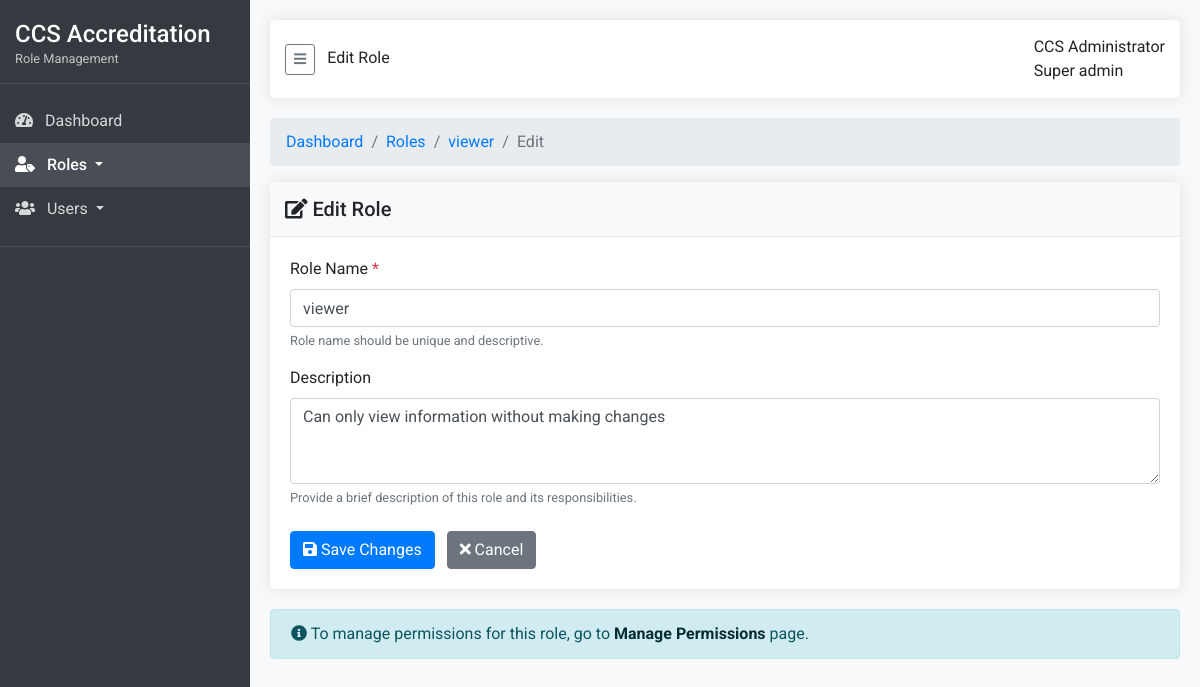
Screenshot of /admin/modules/roles/edit.php?id=5 (signed in) with the database file from the repository.
### tables this page shows
CREATE TABLE IF NOT EXISTS roles (
    id INT AUTO_INCREMENT PRIMARY KEY,
    name VARCHAR(50) NOT NULL UNIQUE,
    description TEXT,
    created_at TIMESTAMP DEFAULT CURRENT_TIMESTAMP,
    updated_at TIMESTAMP DEFAULT CURRENT_TIMESTAMP ON UPDATE CURRENT_TIMESTAMP
);

### admin/includes/functions.php (called while the page is built, shortened)
<?php
function hasRole($roleName) {
    global $conn;
    try {
        $query = "SELECT role FROM admin_users WHERE id = ?";
        $stmt = $conn->prepare($query);
        $stmt->bind_param("i", $_SESSION['admin_id']);
        $stmt->execute();
        $result = $stmt->get_result();
        if ($result && $result->num_rows > 0) {
            $userData = $result->fetch_assoc();
            return $userData['role'] === $roleName;
        }
    } catch (Exception $e) {
        error_log("Error in hasRole function: " . $e->getMessage());
    }
    return false;
}
function hasPermission($permission) {
    global $conn;
    if (hasRole('super_admin')) {
        return true;
    }
    $userId = $_SESSION['admin_id'];
    $query = "SELECT p.name FROM permissions p
              JOIN role_permissions rp ON p.id = rp.permission_id
              JOIN user_roles ur ON rp.role_id = ur.role_id
              WHERE ur.user_id = ? AND p.name = ?";
    $stmt = $conn->prepare($query);
    $stmt->bind_param("is", $userId, $permission);
    $stmt->execute();
    $result = $stmt->get_result();
    return $result->num_rows > 0;
}
?>

### admin/modules/roles/edit.php (the view, shortened to what this page needs)
<?php
require_once '../../includes/config.php';
require_once '../../includes/functions.php';
$roleId = intval($_GET['id']);
$query = "SELECT * FROM roles WHERE id = ?";
$stmt = $conn->prepare($query);
$stmt->bind_param("i", $roleId);
$stmt->execute();
$result = $stmt->get_result();
$role = $result->fetch_assoc();
?>
<!DOCTYPE html>
<html lang="en">
<head>
    <link rel="stylesheet" href="https://cdnjs.cloudflare.com/ajax/libs/font-awesome/5.15.4/css/all.min.css">
    <link rel="stylesheet" href="https://cdn.jsdelivr.net/npm/bootstrap@4.6.0/dist/css/bootstrap.min.css">
</head>
<body>
    <nav class="sidebar">
        <div class="sidebar-header">
            <h3>CCS Accreditation</h3>
            <p>Role Management</p>
        </div>
        <ul class="list-unstyled components">
            <li>
                <a href="../../dashboard.php">
                    <i class="fas fa-tachometer-alt mr-2"></i> Dashboard
                </a>
            </li>
            <?php if (hasPermission('view_roles') || hasPermission('add_role') || hasPermission('manage_permissions')): ?>
            <li class="active">
                <a href="#rolesSubmenu" data-toggle="collapse" aria-expanded="false" class="dropdown-toggle">
                    <i class="fas fa-user-tag mr-2"></i> Roles
                </a>
            </li>
            <?php endif; ?>
            <?php if (hasPermission('view_users') || hasPermission('add_user')): ?>
            <li>
                <a href="#usersSubmenu" data-toggle="collapse" aria-expanded="false" class="dropdown-toggle">
                    <i class="fas fa-users mr-2"></i> Users
                </a>
            </li>
            <?php endif; ?>
        </ul>
    </nav>
    <div class="main-content">
        <div class="header">
            <div>
                <button type="button" id="sidebarCollapse" class="btn btn-sm btn-outline-secondary">
                    <i class="fas fa-bars"></i>
                </button>
                <span class="ml-2 d-none d-md-inline">Edit Role</span>
            </div>
            <div class="user-dropdown">
                <div class="user-info">
                    <div class="user-name">
                        <?php echo $_SESSION['admin_name']; ?>
                    </div>
                    <div class="user-role">
                        <?php
                        try {
                            $roleQuery = "SELECT role FROM admin_users WHERE id = ?";
                            $roleStmt = $conn->prepare($roleQuery);
                            $adminId = $_SESSION['admin_id'];
                            $roleStmt->bind_param("i", $adminId);
                            $roleStmt->execute();
                            $roleResult = $roleStmt->get_result();
                            if ($roleResult && $roleResult->num_rows > 0) {
                                $roleData = $roleResult->fetch_assoc();
                                echo ucfirst(str_replace('_', ' ', $roleData['role']));
                            } else {
                                echo "User";
                            }
                        } catch (Exception $e) {
                            echo "System User";
                        }
                        ?>
                    </div>
                </div>
            </div>
        </div>
        <div class="content">
            <nav aria-label="breadcrumb">
                <ol class="breadcrumb">
                    <li class="breadcrumb-item"><a href="../../dashboard.php">Dashboard</a></li>
                    <li class="breadcrumb-item"><a href="list.php">Roles</a></li>
                    <li class="breadcrumb-item"><a href="view.php?id=<?php echo $roleId; ?>"><?php echo htmlspecialchars($role['name']); ?></a></li>
                    <li class="breadcrumb-item active">Edit</li>
                </ol>
            </nav>
            <div class="form-card">
                <div class="card-header">
                    <h5><i class="fas fa-edit"></i> Edit Role</h5>
                </div>
                <div class="card-body">
                    <form method="POST" action="">
                        <div class="form-group">
                            <label for="name">Role Name <span class="text-danger">*</span></label>
                            <input type="text" class="form-control" id="name" name="name" value="<?php echo htmlspecialchars($role['name']); ?>" required>
                            <small class="form-text text-muted">Role name should be unique and descriptive.</small>
                        </div>
                        <div class="form-group">
                            <label for="description">Description</label>
                            <textarea class="form-control" id="description" name="description" rows="3"><?php echo htmlspecialchars($role['description']); ?></textarea>
                            <small class="form-text text-muted">Provide a brief description of this role and its responsibilities.</small>
                        </div>
                        <div class="mt-4">
                            <button type="submit" class="btn btn-primary">
                                <i class="fas fa-save"></i> Save Changes
                            </button>
                            <a href="view.php?id=<?php echo $roleId; ?>" class="btn btn-secondary ml-2">
                                <i class="fas fa-times"></i> Cancel
                            </a>
                        </div>
                    </form>
                </div>
            </div>
            <div class="alert alert-info">
                <i class="fas fa-info-circle"></i>
                To manage permissions for this role, go to <a href="permissions.php?role_id=<?php echo $roleId; ?>" class="alert-link">Manage Permissions</a> page.
            </div>
        </div>
    </div>
</body>
</html>

### admin/modules/roles/edit.php (style rules this page uses)
body { font-family: 'Roboto', sans-serif; background-color: #f8f9fa; }
.sidebar { position: fixed; top: 0; left: 0; height: 100vh; width: 250px; background-color: #343a40; padding-top: 20px; color: #fff; z-index: 1000; transition: all 0.3s; }
.sidebar-header { padding: 0 15px 15px; border-bottom: 1px solid rgba(255, 255, 255, 0.1); }
.sidebar-header h3 { margin: 0; font-size: 1.5rem; }
.sidebar-header p { margin: 0; font-size: 0.8rem; opacity: 0.7; }
.sidebar ul.components { padding: 15px 0; border-bottom: 1px solid rgba(255, 255, 255, 0.1); }
.sidebar ul li { padding: 0; }
.sidebar ul li a { padding: 10px 15px; display: block; color: rgba(255, 255, 255, 0.8); text-decoration: none; transition: all 0.3s; }
.sidebar ul li.active > a { background-color: rgba(255, 255, 255, 0.1); color: #fff; font-weight: 500; }
.main-content { margin-left: 250px; padding: 20px; transition: all 0.3s; }
.header { background-color: #fff; border-radius: 5px; box-shadow: 0 0 15px rgba(0, 0, 0, 0.1); margin-bottom: 20px; padding: 15px; display: flex; justify-content: space-between; align-items: center; }
.form-card { background-color: #fff; border-radius: 5px; box-shadow: 0 0 15px rgba(0, 0, 0, 0.1); margin-bottom: 20px; }
.form-card .card-header { background-color: #f8f9fa; border-bottom: 1px solid #e9ecef; padding: 15px; }
.form-card .card-header h5 { margin: 0; font-weight: 500; }
.form-card .card-body { padding: 20px; }

### rows the page displays
roles: name "viewer", description "Can only view information without making changes"

### other values shown
$_SESSION['admin_name'] "CCS Administrator"
str_replace('_', ' ', $roleData['role']) "Super admin"
